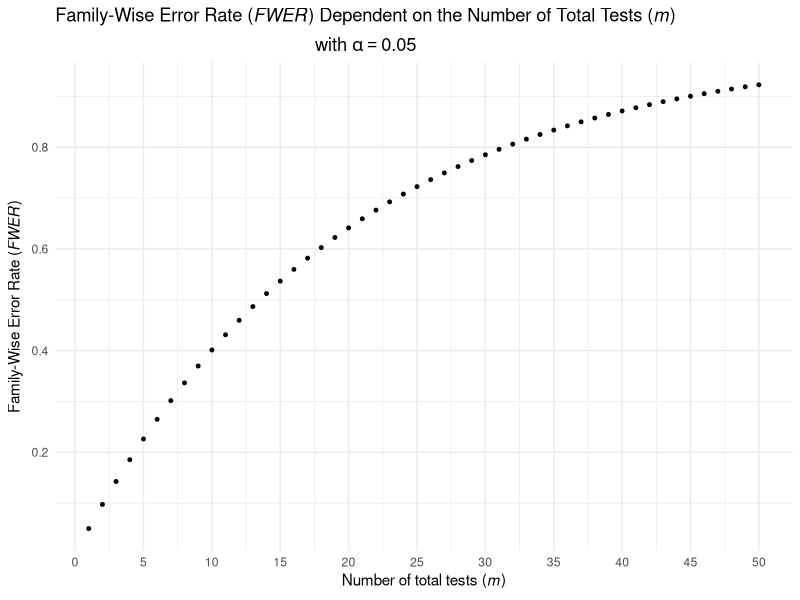

Here is the R script that generated this plot: (Note: this script raises an error after producing the figure.)
## ---- chunk 1
knitr::opts_chunk$set(echo = TRUE)
## ---- chunk 2
library(tidyverse)
## ---- chunk 3
# vector m representing total number of tests
m <- 1:50
# alpha represents alpha for one test
alpha <- 0.05
# family-wise error-rate (fwer) dependent on m and alpha
fwer <- 1 - (1 - alpha)^m


ggplot(mapping = aes(x = m, y = fwer)) +
  geom_point(size = 1) +
  scale_x_continuous(breaks = seq(0, 50, 5)) +
  scale_y_continuous(breaks = seq(0, 0.90, 0.20)) +
  labs(title = bquote(
    atop("Family-Wise Error Rate ("*italic("FWER")*") Dependent on the Number of Total Tests ("*italic("m")*")",
         "with"~alpha == .(alpha))),
    x = expression(paste("Number of total tests (", italic("m"), ")")),
    y = expression(paste("Family-Wise Error Rate (", italic("FWER"), ")"))) +
  theme_minimal()


## ---- chunk 4
# get critical studentized range q
qtukey(1-0.05, nmeans = 5, df = 10) # abitrary values
## ---- chunk 5

library(emmeans)
dat <- datasets::ToothGrowth |> 
  mutate(dose = factor(dose))

aov_mod <- aov(len ~ dose, data = dat)
summary(aov_mod)

TukeyHSD(aov_mod)

pairs(emmeans(aov_mod, ~ dose), adjust = "tukey") |> str()
# --> no CI

library(multcomp)

summary(glht(aov_mod, linfct = mcp(dose = "Tukey"), alternative = "greater"))

## ---- chunk 6
pairwise.t.test(data_indep1$weight, data_indep1$group, 
                p.adjust.method = "BH") # BH = Benjamini-Hochberg
